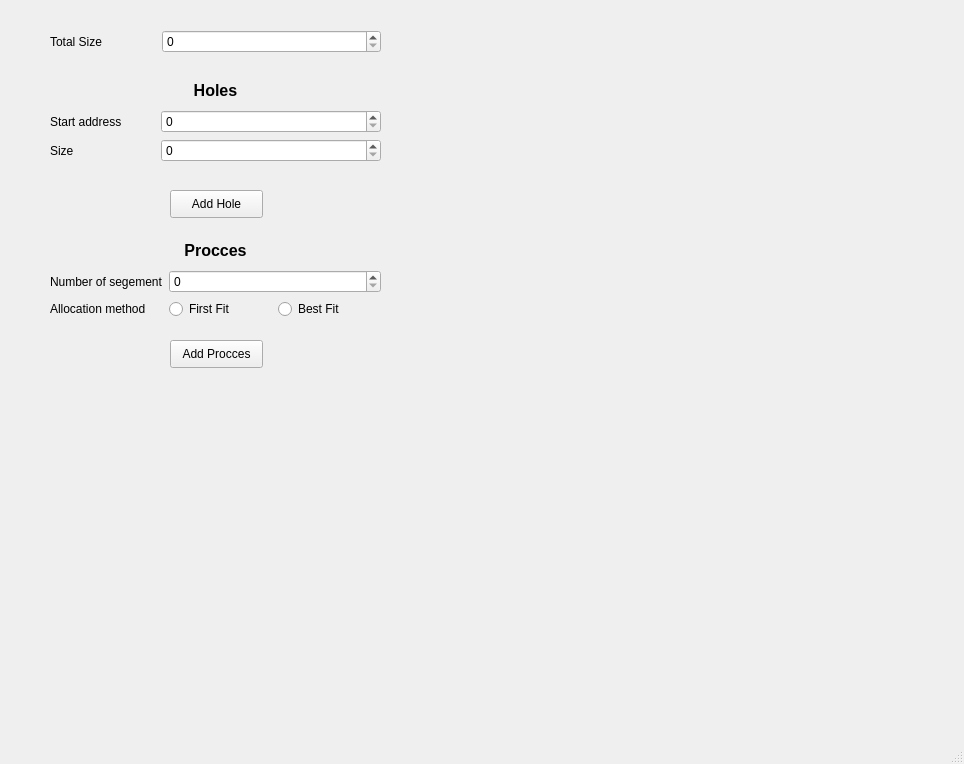
<?xml version="1.0" encoding="UTF-8"?>
<ui version="4.0">
 <class>MainWindow</class>
 <widget class="QMainWindow" name="MainWindow">
  <property name="geometry">
   <rect>
    <x>0</x>
    <y>0</y>
    <width>964</width>
    <height>764</height>
   </rect>
  </property>
  <property name="windowTitle">
   <string>Memmory Segemntation </string>
  </property>
  <widget class="QWidget" name="centralwidget">
   <widget class="QWidget" name="formLayoutWidget">
    <property name="geometry">
     <rect>
      <x>50</x>
      <y>30</y>
      <width>331</width>
      <height>31</height>
     </rect>
    </property>
    <layout class="QFormLayout" name="formLayout_2">
     <item row="0" column="0">
      <widget class="QLabel" name="label">
       <property name="text">
        <string>Total Size                </string>
       </property>
      </widget>
     </item>
     <item row="0" column="1">
      <widget class="QSpinBox" name="spinBox">
       <property name="maximum">
        <number>1000000000</number>
       </property>
      </widget>
     </item>
    </layout>
   </widget>
   <widget class="QWidget" name="formLayoutWidget_2">
    <property name="geometry">
     <rect>
      <x>50</x>
      <y>270</y>
      <width>331</width>
      <height>61</height>
     </rect>
    </property>
    <layout class="QFormLayout" name="formLayout">
     <item row="0" column="0">
      <widget class="QLabel" name="label_3">
       <property name="text">
        <string>Number of segement</string>
       </property>
      </widget>
     </item>
     <item row="0" column="1">
      <widget class="QSpinBox" name="spinBox_4">
       <property name="maximum">
        <number>1000000000</number>
       </property>
      </widget>
     </item>
     <item row="1" column="0">
      <widget class="QLabel" name="label_2">
       <property name="text">
        <string>Allocation method</string>
       </property>
      </widget>
     </item>
     <item row="1" column="1">
      <layout class="QHBoxLayout" name="horizontalLayout">
       <item>
        <widget class="QRadioButton" name="First">
         <property name="text">
          <string>First Fit</string>
         </property>
        </widget>
       </item>
       <item>
        <widget class="QRadioButton" name="Best">
         <property name="text">
          <string>Best Fit</string>
         </property>
        </widget>
       </item>
      </layout>
     </item>
    </layout>
   </widget>
   <widget class="QWidget" name="formLayoutWidget_3">
    <property name="geometry">
     <rect>
      <x>50</x>
      <y>110</y>
      <width>331</width>
      <height>61</height>
     </rect>
    </property>
    <layout class="QFormLayout" name="formLayout_3">
     <item row="0" column="0">
      <widget class="QLabel" name="label_5">
       <property name="text">
        <string>Start address          </string>
       </property>
      </widget>
     </item>
     <item row="0" column="1">
      <widget class="QSpinBox" name="spinBox_2">
       <property name="maximum">
        <number>1000000000</number>
       </property>
      </widget>
     </item>
     <item row="1" column="0">
      <widget class="QLabel" name="label_4">
       <property name="text">
        <string>Size</string>
       </property>
      </widget>
     </item>
     <item row="1" column="1">
      <widget class="QSpinBox" name="spinBox_3">
       <property name="maximum">
        <number>1000000000</number>
       </property>
      </widget>
     </item>
    </layout>
   </widget>
   <widget class="QLabel" name="label_7">
    <property name="geometry">
     <rect>
      <x>50</x>
      <y>240</y>
      <width>331</width>
      <height>20</height>
     </rect>
    </property>
    <property name="font">
     <font>
      <pointsize>12</pointsize>
      <weight>75</weight>
      <italic>false</italic>
      <bold>true</bold>
      <underline>false</underline>
      <strikeout>false</strikeout>
      <stylestrategy>PreferDefault</stylestrategy>
      <kerning>true</kerning>
     </font>
    </property>
    <property name="text">
     <string>Procces</string>
    </property>
    <property name="alignment">
     <set>Qt::AlignCenter</set>
    </property>
   </widget>
   <widget class="QPushButton" name="Hole">
    <property name="geometry">
     <rect>
      <x>170</x>
      <y>190</y>
      <width>93</width>
      <height>28</height>
     </rect>
    </property>
    <property name="text">
     <string>Add Hole</string>
    </property>
   </widget>
   <widget class="QPushButton" name="Process">
    <property name="geometry">
     <rect>
      <x>170</x>
      <y>340</y>
      <width>93</width>
      <height>28</height>
     </rect>
    </property>
    <property name="text">
     <string>Add Procces</string>
    </property>
   </widget>
   <widget class="QLabel" name="label_6">
    <property name="geometry">
     <rect>
      <x>50</x>
      <y>80</y>
      <width>331</width>
      <height>20</height>
     </rect>
    </property>
    <property name="font">
     <font>
      <pointsize>12</pointsize>
      <weight>75</weight>
      <italic>false</italic>
      <bold>true</bold>
      <underline>false</underline>
      <strikeout>false</strikeout>
      <stylestrategy>PreferDefault</stylestrategy>
      <kerning>true</kerning>
     </font>
    </property>
    <property name="text">
     <string>Holes</string>
    </property>
    <property name="alignment">
     <set>Qt::AlignCenter</set>
    </property>
   </widget>
  </widget>
  <widget class="QMenuBar" name="menubar">
   <property name="geometry">
    <rect>
     <x>0</x>
     <y>0</y>
     <width>964</width>
     <height>26</height>
    </rect>
   </property>
  </widget>
  <widget class="QStatusBar" name="statusbar"/>
 </widget>
 <resources/>
 <connections/>
</ui>
